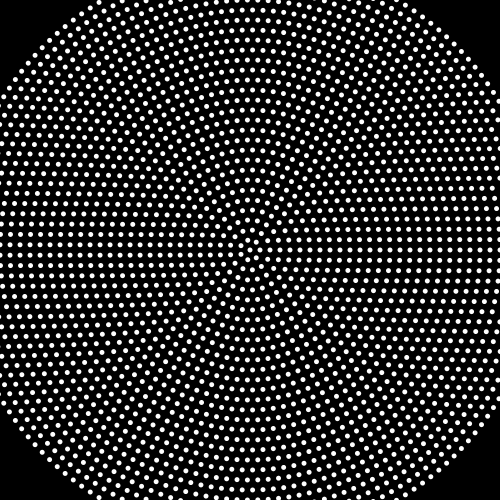
Frame 1 (no input)
Frame 60 (the mouse pressed at the canvas centre just before this capture): identical to frame 1, image omitted
Frame 120 (the mouse held since frame 60 and released just before this capture): identical to frame 1, image omitted

The Processing sketch that drew this single still picture (run headless with seeded random() and noise(); from frame 60 on, the mouse is pressed at the canvas centre):

// Processing sketch: circleLEDBoard
// ── circleLEDBoard.pde
void setup() {
  size(500, 500);
}

void draw() {
  translate(width / 2.0, height / 2.0);
  background(0);
  float distance = 0;
  float inc = 10;
  int divs = 1;
  noStroke();
  float count = 0;
  float angleOffset = 0;
  int plusDivs = 6;

  for (int i = 0; i < 30; i++) {
    float angle = TWO_PI / float(divs);
    for (int j = 0; j < divs; j++) {
      pushMatrix();
      rotate(angle * j);
      PVector p = PVector.fromAngle(angle + angleOffset);
      p.mult(distance);
      ellipse(p.x, p.y, 5, 5);
      popMatrix();
      count++;
    }
    divs += plusDivs;
    distance += inc;
  }
}
